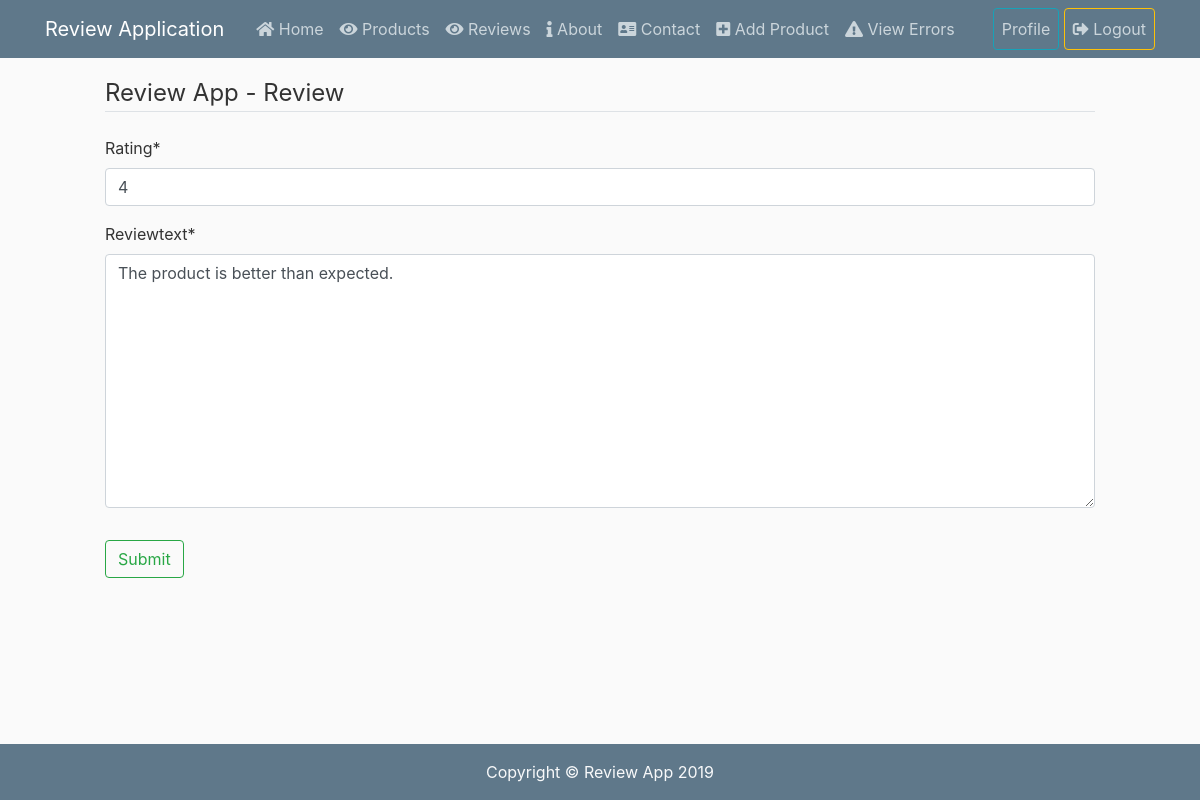
The app's page /review/3/update (signed in), older data.
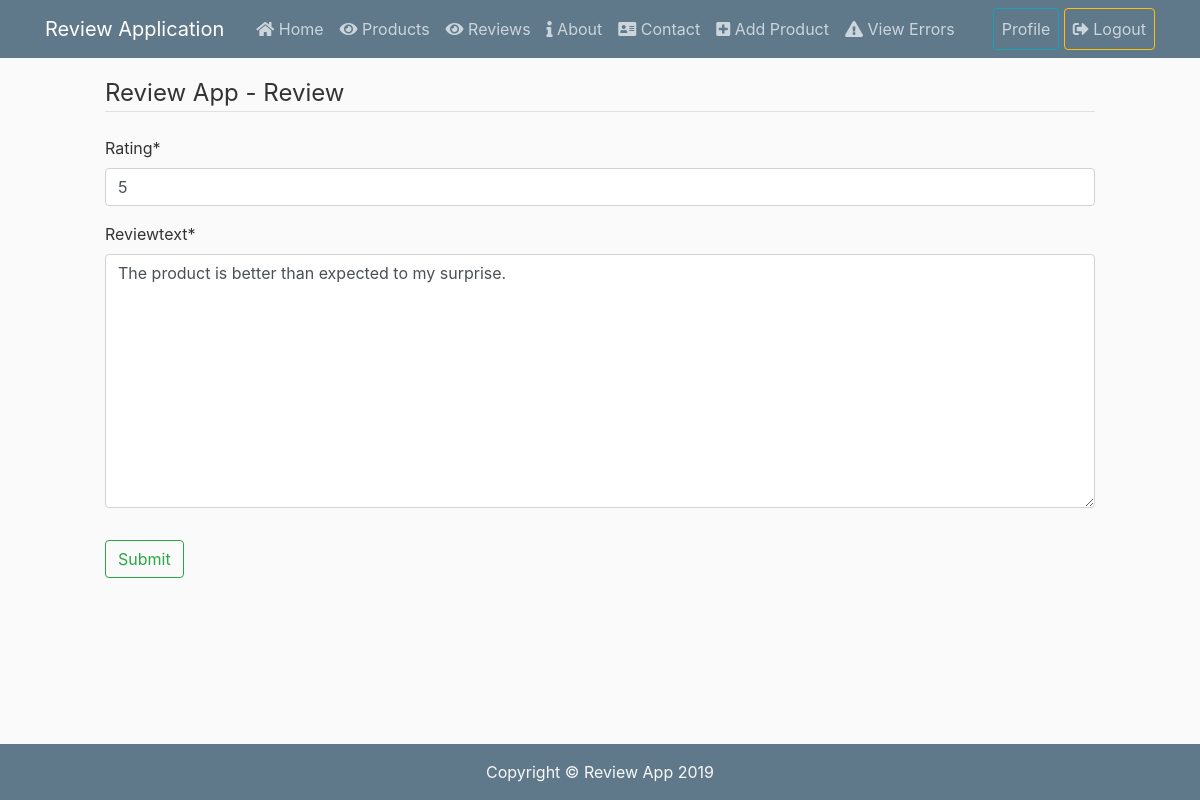
The same page, newer data.
### reviewApp/models.py (models this page shows, shortened)
class Review(models.Model):
	product = models.ForeignKey(Product, on_delete=models.CASCADE)
	profile = models.ForeignKey(Profile, on_delete=models.CASCADE)
	author = models.ForeignKey(User, on_delete=models.CASCADE)
	rating = models.PositiveSmallIntegerField(default=1, validators = [MinValueValidator(1), MaxValueValidator(5)])
	reviewtext = models.TextField()
	postdate = models.DateTimeField(auto_now_add=True)
	lastmodified = models.DateTimeField(auto_now=True)

### reviewApp/views.py (the view, shortened to what this page needs)
# urls.py: path('review/<int:pk>/update', ReviewUpdateView.as_view(), name='review-update'),
class ReviewUpdateView(LoginRequiredMixin, UserPassesTestMixin, UpdateView):
	model = Review
	fields = ['rating', 'reviewtext']
	def test_func(self):
		review = self.get_object()
		if self.request.user == review.author:
			return True
		return False

### reviewApp/templates/reviewApp/review_form.html (shortened to what this page needs)
{% extends "reviewApp/base.html" %}
{% load crispy_forms_tags %}
{% block content %}
	<div class="container">
		<form method="POST" enctype="multipart/form-data">
			<fieldset class="form-group">
				<legend class="border-bottom mb-4">Review App - Review</legend>
				{{ form|crispy }}
			</fieldset>
			<div class="form-group">
				<button class="btn btn-outline-success" type="submit">Submit</button>
			</div>
		</form>
	</div>
{% endblock content %}

Row changes from the older to the newer data that the page shows:
changed Review: rating "4" → "5"; reviewtext "The product is better than expected." → "The product is better than expected to my surprise."
